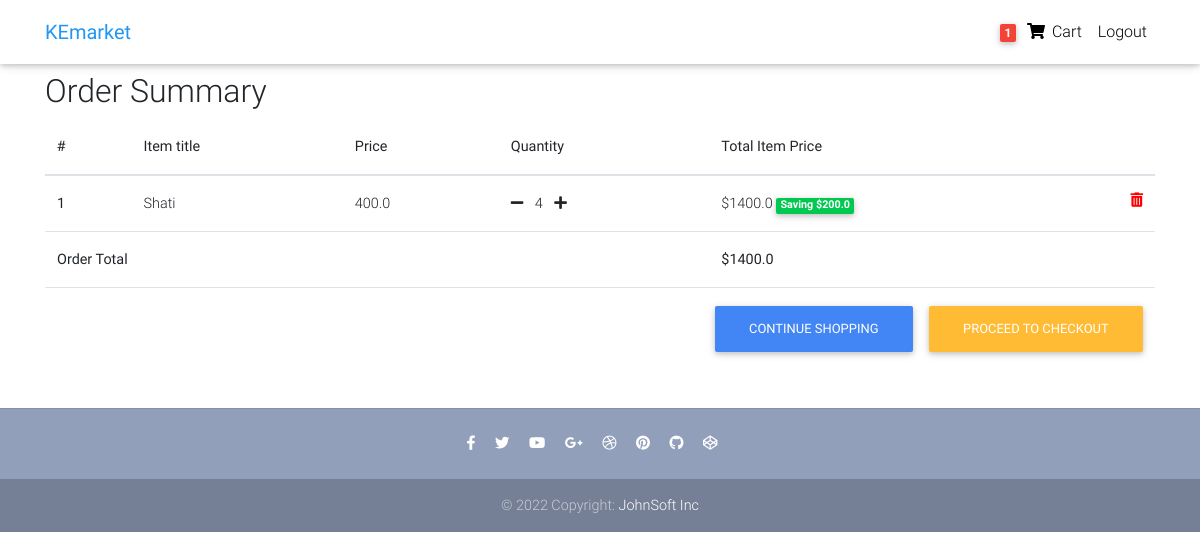
/order-summary/ (signed in), run on an earlier commit of the app's database.
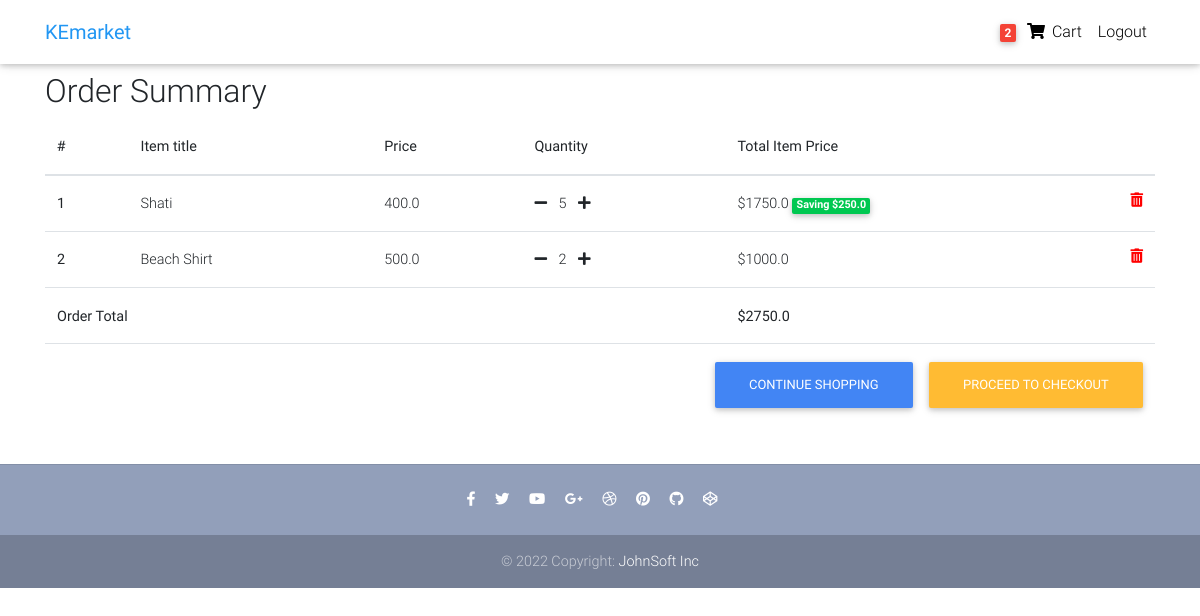
And on a later commit of the database.
### core/models.py (models this page shows, shortened)
class Order(models.Model):
    user = models.ForeignKey(
        settings.AUTH_USER_MODEL, on_delete=models.CASCADE)
    items = models.ManyToManyField(OrderItem)
    start_date = models.DateTimeField(auto_now_add=True)
    ordered_date = models.DateTimeField()
    ordered = models.BooleanField(default=False)
    billing_address = models.ForeignKey(
        'BillingAddress', on_delete=models.SET_NULL, blank=True, null=True)
    payment = models.ForeignKey(
        'Payment', on_delete=models.SET_NULL, blank=True, null=True)
    def get_total_price(self):
        total = 0
        for order_item in self.items.all():
            total+=order_item.get_final_price()
        return total

class OrderItem(models.Model):
    user = models.ForeignKey(
        settings.AUTH_USER_MODEL, on_delete=models.CASCADE)
    ordered = models.BooleanField(default=False)
    item = models.ForeignKey(Item, on_delete=models.CASCADE)
    quantity = models.IntegerField(default=1)
    def get_total_item_price(self):
        return self.quantity * self.item.price
    def get_total_item_discount_price(self):
        return self.quantity * self.item.discount_price
    def get_amount_saved(self):
        return self.get_total_item_price() - self.get_total_item_discount_price()
    def get_final_price(self):
        if self.item.discount_price:
            return self.get_total_item_discount_price()
        return self.get_total_item_price()

class Item(models.Model):
    title = models.CharField(max_length=100)
    price = models.FloatField()
    discount_price = models.FloatField(blank=True, null=True)
    category = models.CharField(choices=CATEGORY_CHOICES, max_length=2)
    label = models.CharField(choices=LABEL_CHOICES, max_length=2)
    slug = models.SlugField()
    description = models.TextField()

### core/views.py (the view)
# urls.py: path('order-summary/', OrderSummaryView.as_view(), name='order-summary'),
class OrderSummaryView(LoginRequiredMixin, View):
    def get(self, *args, **kwargs):
        try:
            order = Order.objects.get(user=self.request.user, ordered=False)
            context = {
                'object': order
            }
            return render(self.request, 'order-summary.html', context=context)
        except ObjectDoesNotExist:
            messages.error(request, "The order does not exist")
            return redirect("/")

### core/templatetags/cart_template_tags.py (called while the page is built)
@register.filter
def cart_item_count(user):
    if user.is_authenticated:
        order_qs = Order.objects.filter(user=user, ordered=False)
        if order_qs.exists():
            return order_qs[0].items.count()
    return 0

### templates/order-summary.html (shortened to what this page needs)
{% extends 'base.html' %}
{% block content %}
  <main>
    <div class="container">
        <div class="table-responsive text-nowrap">
    <h2>Order Summary</h2>
    <table class="table">
        <thead>
        <tr>
            <th scope="col">#</th>
            <th scope="col">Item title</th>
            <th scope="col">Price</th>
            <th scope="col">Quantity</th>
            <th scope="col">Total Item Price</th>
        </tr>
        </thead>
        <tbody>
        {% for order_item in object.items.all %}
        <tr>
            <th scope-"row">{{ forloop.counter }}</th>
            <td>{{ order_item.item.title }}</td>
            <td>{{ order_item.item.price }}</td>
            <td>
                <a href='{% url 'core:remove-single-item-from-cart' order_item.item.slug %}'><i class="fas fa-minus mr-2"></i></a>
                    {{ order_item.quantity }}
                <a href='{% url 'core:add-to-cart' order_item.item.slug %}'><i class="fas fa-plus ml-2"></i></a>
            </td>
            <td>
            {% if order_item.item.discount_price %}
                ${{ order_item.get_total_item_discount_price }}
                <span class="badge badge-success">Saving ${{ order_item.get_amount_saved }}</span>
            {% else %}
                ${{ order_item.get_total_item_price }}
            {% endif %}
            <a style='color: red;' href='{% url 'core:remove-from-cart' order_item.item.slug %}'>
              <i class="fas fa-trash-alt float-right"></i>
            </a>
            </td>
        </tr>
        {% endfor %}
        {% if object.get_total_price %}
        <tr>
            <td colspan="4"><b>Order Total<b></td>
            <td><b>${{ object.get_total_price }}<b></td>
        </tr>
        <tr>
        <td colspan="5">
            <a class="btn btn-warning float-right ml-3" href='/checkout/'>Proceed to checkout</a>
            <a class="btn btn-primary float-right" href='/'>Continue shopping</a>
        </td>
        </tr>
        {% endif %}
        </tbody>
    </table>
    </div>
    </div>
  </main>
  {% endblock content %}

### templates/navbar.html (shortened to what this page needs)
{% load cart_template_tags %}
<nav class="navbar fixed-top navbar-expand-lg navbar-light white scrolling-navbar">
    <div class="container">
      <a class="navbar-brand waves-effect" href="/">
        <strong class="blue-text">KEmarket</strong>
      </a>
      <div class="collapse navbar-collapse" id="navbarSupportedContent">
        <ul class="navbar-nav nav-flex-icons">
          {% if request.user.is_authenticated %}
          <li class="nav-item">
            <a href="{% url 'core:order-summary' %}" class="nav-link waves-effect">
              <span class="badge red z-depth-1 mr-1"> {{ request.user| cart_item_count }} </span>
              <i class="fas fa-shopping-cart"></i>
              <span class="clearfix d-none d-sm-inline-block"> Cart </span>
            </a>
          </li>
          <li class="nav-item">
            <a class="nav-link waves-effect" href="{% url 'account_logout' %}">
              <span class="clearfix d-none d-sm-inline-block"> Logout </span>
            </a>
          </li>
          {% endif %}
        </ul>
      </div>
    </div>
  </nav>

What changed in the data, as far as the page shows it:
changed OrderItem "Shati": quantity "4" → "5"; get_total_item_discount_price "1400.0" → "1750.0"; get_amount_saved "200.0" → "250.0"
added OrderItem: item "Beach Shirt", item.price "500.0", quantity "2", get_total_item_price "1000.0"
changed through a linked row, Order: get_total_price "1400.0" → "2750.0"
Also different on the page:
{{ request.user| cart_item_count }}: "1" → "2"
